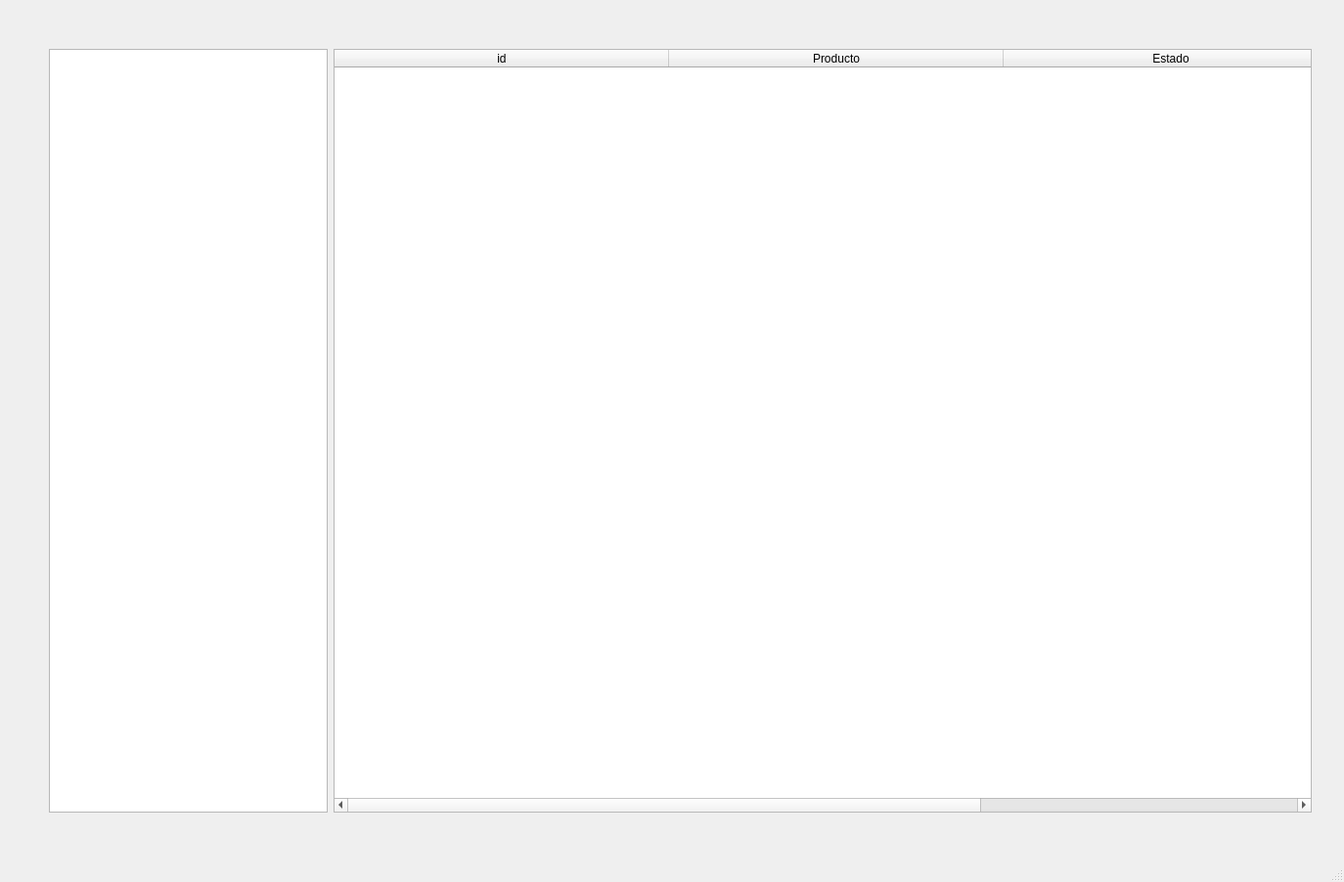
<?xml version="1.0" encoding="UTF-8"?>
<ui version="4.0">
 <class>MainWindow</class>
 <widget class="QMainWindow" name="MainWindow">
  <property name="geometry">
   <rect>
    <x>0</x>
    <y>0</y>
    <width>1374</width>
    <height>902</height>
   </rect>
  </property>
  <property name="windowTitle">
   <string>MainWindow</string>
  </property>
  <widget class="QWidget" name="centralwidget">
   <widget class="QWidget" name="horizontalLayoutWidget_2">
    <property name="geometry">
     <rect>
      <x>50</x>
      <y>50</y>
      <width>1291</width>
      <height>781</height>
     </rect>
    </property>
    <layout class="QHBoxLayout" name="horizontalLayout_2">
     <property name="sizeConstraint">
      <enum>QLayout::SetDefaultConstraint</enum>
     </property>
     <item>
      <widget class="QListWidget" name="grupos">
       <property name="maximumSize">
        <size>
         <width>400</width>
         <height>16777215</height>
        </size>
       </property>
      </widget>
     </item>
     <item>
      <widget class="QTableWidget" name="productos">
       <property name="sizePolicy">
        <sizepolicy hsizetype="Expanding" vsizetype="Expanding">
         <horstretch>6</horstretch>
         <verstretch>6</verstretch>
        </sizepolicy>
       </property>
       <property name="minimumSize">
        <size>
         <width>300</width>
         <height>0</height>
        </size>
       </property>
       <property name="maximumSize">
        <size>
         <width>1000</width>
         <height>800</height>
        </size>
       </property>
       <property name="sizeIncrement">
        <size>
         <width>0</width>
         <height>0</height>
        </size>
       </property>
       <property name="editTriggers">
        <set>QAbstractItemView::NoEditTriggers</set>
       </property>
       <property name="alternatingRowColors">
        <bool>true</bool>
       </property>
       <property name="selectionBehavior">
        <enum>QAbstractItemView::SelectRows</enum>
       </property>
       <property name="columnCount">
        <number>3</number>
       </property>
       <attribute name="horizontalHeaderDefaultSectionSize">
        <number>342</number>
       </attribute>
       <attribute name="horizontalHeaderStretchLastSection">
        <bool>true</bool>
       </attribute>
       <column>
        <property name="text">
         <string>id</string>
        </property>
       </column>
       <column>
        <property name="text">
         <string>Producto</string>
        </property>
       </column>
       <column>
        <property name="text">
         <string>Estado</string>
        </property>
       </column>
      </widget>
     </item>
    </layout>
   </widget>
  </widget>
  <widget class="QMenuBar" name="menubar">
   <property name="geometry">
    <rect>
     <x>0</x>
     <y>0</y>
     <width>1374</width>
     <height>39</height>
    </rect>
   </property>
  </widget>
  <widget class="QStatusBar" name="statusbar"/>
 </widget>
 <resources/>
 <connections>
  <connection>
   <sender>productos</sender>
   <signal>cellClicked(int,int)</signal>
   <receiver>statusbar</receiver>
   <slot>show()</slot>
   <hints>
    <hint type="sourcelabel">
     <x>520</x>
     <y>485</y>
    </hint>
    <hint type="destinationlabel">
     <x>361</x>
     <y>891</y>
    </hint>
   </hints>
  </connection>
 </connections>
</ui>
